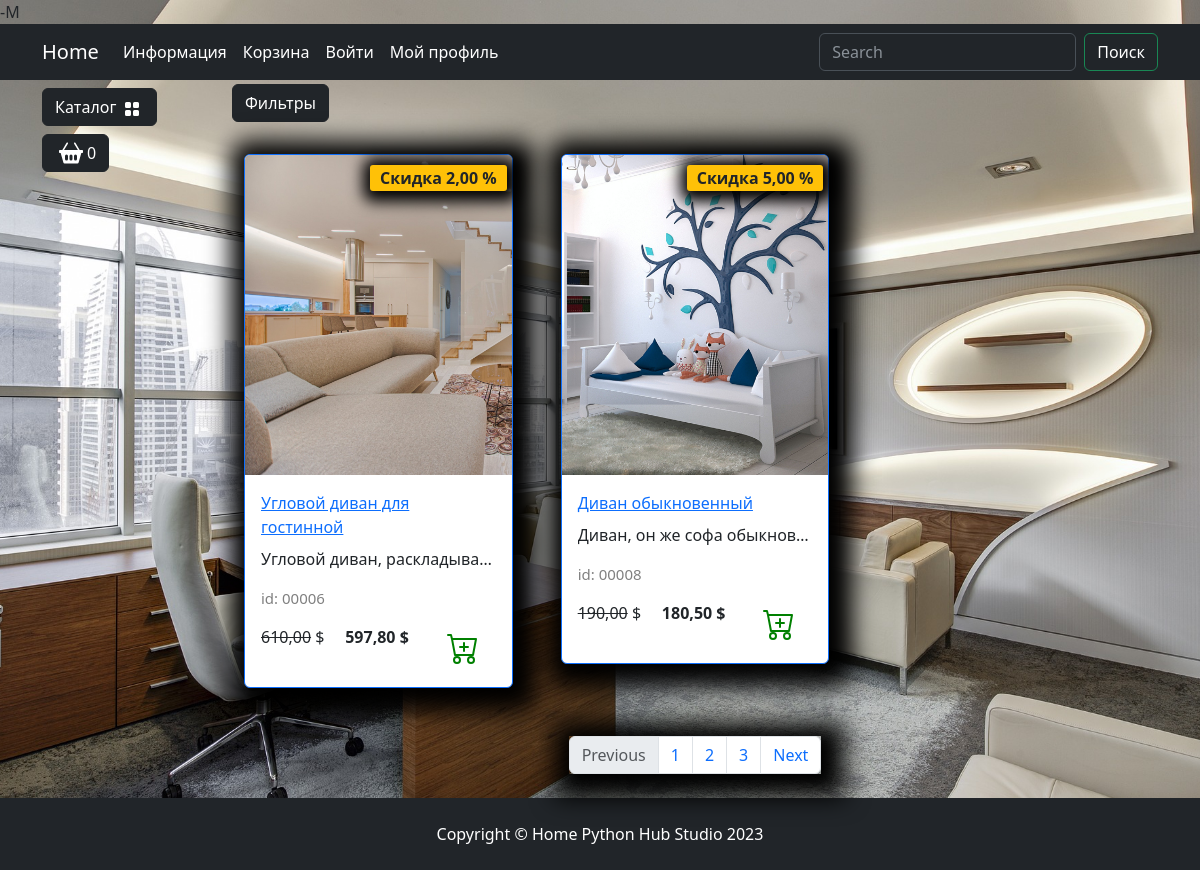
Page /catalog/gostinnaya/ on the committed database.
### goods/models.py (models this page shows, shortened)
class Products(models.Model):
    name = models.CharField(unique=True, max_length=150, verbose_name='Название')
    slug = models.SlugField(max_length=200, unique=True, blank=True, null=True, verbose_name='URL')
    description = models.TextField(blank=True, null=True, verbose_name='Описание')
    image = models.ImageField(upload_to='goods_images', blank=True, null= True,verbose_name='Изображение')
    price = models.DecimalField(default= 00.0, max_digits=7,decimal_places= 2, verbose_name='Цена')
    discount = models.DecimalField(default= 00.0, max_digits=4,decimal_places= 2, verbose_name='Скидка в %')
    quantity = models.PositiveBigIntegerField(default= 0,verbose_name= 'Количество')
    category = models.ForeignKey(to=Categories,on_delete=models.CASCADE, verbose_name='Категория')
    class Meta:
        db_table = 'product'
        verbose_name = 'Продукт'
        verbose_name_plural = 'Продукты'
    def display_id(self):
        return f'{self.id:05}'
    def sell_price(self):
        if self.discount:
            return round(self.price - self.price*self.discount/100, 2)
        return self.price

### goods/views.py (the view)
# urls.py: path('catalog/',include('goods.urls',namespace='catalog')),
def catalog(request, category_slug):
    if category_slug == 'all':
        goods = Products.objects.all()
    else:
        goods = get_list_or_404(Products.objects.filter(category__slug=category_slug))
    context = {
        'title' : 'Home - Каталог',
        'goods' : goods,
        }
    return render(request,'goods/catalog.html',context)

### goods/templatetags/goods_tags.py (called while the page is built)
@register.simple_tag()
def tag_categories():
    return Categories.objects.all()

### goods/templates/goods/catalog.html (shortened to what this page needs)
{% extends "main/base.html" %}
{% load static %}
{% block content %}
<div class="row">
    <div class="dropdown mb-2">
        <button class="btn btn-secondary dropdown-toggle btn-dark" type="button" data-bs-toggle="dropdown"
            aria-expanded="false">
            Фильтры
        </button>
    </div>
    {% for product in goods %}
        <div class="col-lg-4 col-md-6 p-4">
            <div class="card border-primary rounded custom-shadow">
                {% if product.image %}
                    <img src="{{ product.image.url }}" class="card-img-top" alt="{{ product.name }}">
                {% else %}
                    <img src="{% static "/deps/images/Not found image.png" %}" class="card-img-top" alt="...">
                {% endif %}
                <div class="card-body">
                    <a href="{% url "catalog:product" product.slug %}">
                        <p class="card-title">{{ product.name }}</p>
                    </a>
                    <p class="card-text text-truncate">{{ product.description }}</p>
                    <p class="product_id"> id: {{ product.display_id }}</p>
                    <div class="d-flex justify-content-between">
                        {% if product.discount %}
                            <p><s>{{product.price}}</s> $</p>
                            <p><strong>{{ product.sell_price }} $</strong></p>
                            <span class="badge bg-warning text-dark">Скидка {{ product.discount}} %</span>
                        {% else %}
                            <p><strong>{{ product.price }} $</strong></p>
                        {% endif %}
                        <a href="#" class="btn add-to-cart">
                            <img class="mx-1" src="{% static "/deps/icons/cart-plus.svg" %}" alt="Catalog Icon"
                                width="32" height="32">
                        </a>
                    </div>
                </div>
            </div>
        </div>
    {%endfor%}
</div>
<nav aria-label="Page navigation example">
    <ul class="pagination justify-content-center my-4">
        <div class="custom-shadow d-flex">
            <li class="page-item disabled">
              <a class="page-link">Previous</a>
            </li>
            <li class="page-item"><a class="page-link" href="#">1</a></li>
            <li class="page-item"><a class="page-link" href="#">2</a></li>
            <li class="page-item"><a class="page-link" href="#">3</a></li>
            <li class="page-item">
              <a class="page-link" href="#">Next</a>
            </li>
        </div>
    </ul>
</nav>
{% endblock content %}

### static/deps/css/my_css.css (style rules this page uses)
body { background-image: url("../images/bg-image.jpg"); background-repeat: no-repeat; background-attachment: fixed; background-position: center center; background-size: cover; height: 100%; }
.dropdown-toggle::after { content: none; }
.custom-shadow { box-shadow: 5px 5px 25px 19px #000000; }
.product_id { color: gray; font-size: 15px; }
.badge.bg-warning.text-dark { position: absolute; top: 10px; right: 5px; z-index: 1; padding: 5px 10px; border-radius: 3px; font-size: 1rem; box-shadow: 2px 2px 15px 9px #000000; }

### rows in the picture
Products: image (picture), name "Угловой диван для гостинной", description "Угловой диван, раскладыва…", display_id "00006", price "610,00", sell_price "597,80", discount "2,00"
Products: image (picture), name "Диван обыкновенный", description "Диван, он же софа обыкнов…", display_id "00008", price "190,00", sell_price "180,50", discount "5,00"
